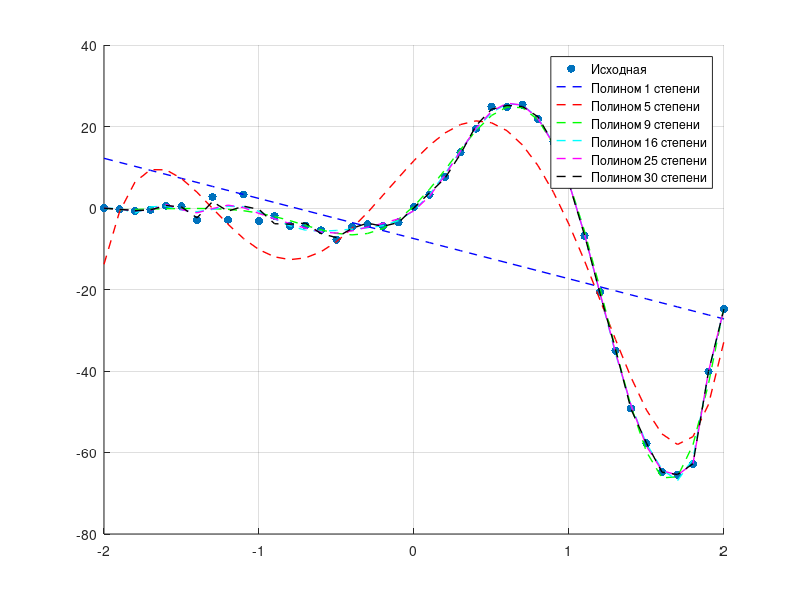

Recreate this plot in MATLAB.
% https://www.macalester.edu/~kaplan/Resampling/PDF/regress.pdf
x = [-2.000000 -1.900000 -1.800000 -1.700000 -1.600000 -1.500000 -1.400000 -1.300000 -1.200000 -1.100000 -1.000000 -0.900000 -0.800000 -0.700000 -0.600000 -0.500000 -0.400000 -0.300000 -0.200000 -0.100000 0.000000 0.100000 0.200000 0.300000 0.400000 0.500000 0.600000 0.700000 0.800000 0.900000 1.000000 1.100000 1.200000 1.300000 1.400000 1.500000 1.600000 1.700000 1.800000 1.900000 2.000000];
y = [-0.036478 -0.300231 -0.665227 -0.448739 0.572629 0.415652 -2.928039 2.710479 -2.864644 3.305898 -3.225060 -1.950364 -4.409246 -4.302238 -5.498972 -7.791506 -4.601402 -4.015633 -4.410198 -3.499420 0.223196 3.270602 7.536747 13.635946 19.478865 24.806730 24.817750 25.305840 21.828090 16.229010 5.844848 -6.852843 -20.597440 -34.986570 -49.198010 -57.770910 -64.804890 -65.408150 -62.758860 -40.126840 -24.723520];

hold on
    % Исходные точки
    scatter(x,y,'filled'); grid on;
    % Полиномиальная 1
    p = polyfit(x', y', 1);
    y1 = polyval(p, x);
    plot(x, y1, 'b--', 'LineWidth', 1);
    % Полиномиальная 5
    p = polyfit(x', y', 5);
    y1 = polyval(p, x);
    plot(x, y1, 'r--', 'LineWidth', 1);
    % Полиномиальная 9
    p = polyfit(x', y', 9);
    y1 = polyval(p, x);
    plot(x, y1, 'g--', 'LineWidth', 1);
    % Полиномиальная 16
    p = polyfit(x', y', 16);
    y1 = polyval(p, x);
    plot(x, y1, 'c--', 'LineWidth', 1);
    % Полиномиальная 25
    p = polyfit(x', y', 25);
    y1 = polyval(p, x);
    plot(x, y1, 'm--', 'LineWidth', 1);
    % Полиномиальная 30
    p = polyfit(x', y', 30);
    y1 = polyval(p, x);
    plot(x, y1, 'k--', 'LineWidth', 1);
    legend("Исходная", "Полином 1 степени", "Полином 5 степени", "Полином 9 степени", "Полином 16 степени", "Полином 25 степени", "Полином 30 степени")
hold off